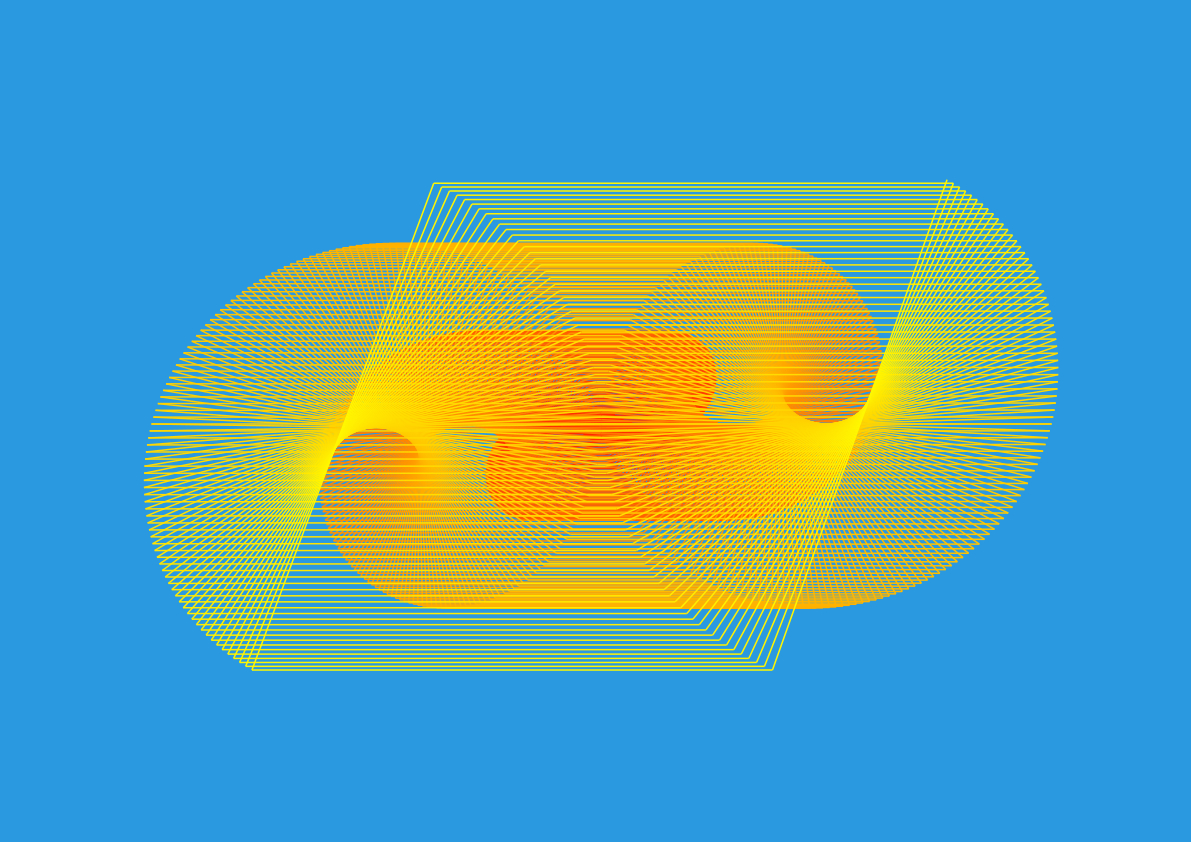

Julia code for this plot:
##
using Luxor, Colors

##
Drawing("A3landscape", "turtle.png")
origin()
setantialias(6)
background(colorant"#2B99E0")

t = Turtle()
Pencolor(t, "red")
Penwidth(t, 1.5)

n = 10
for i in 120:700
    global n 
    Forward(t, n+(i/6000))
    Turn(t, 90-(n))
    Forward(t, n+(i/8000))
    Turn(t, 90+n)
    HueShift(t, 0.1)
    n += 0.88
end


finish()
preview()


##